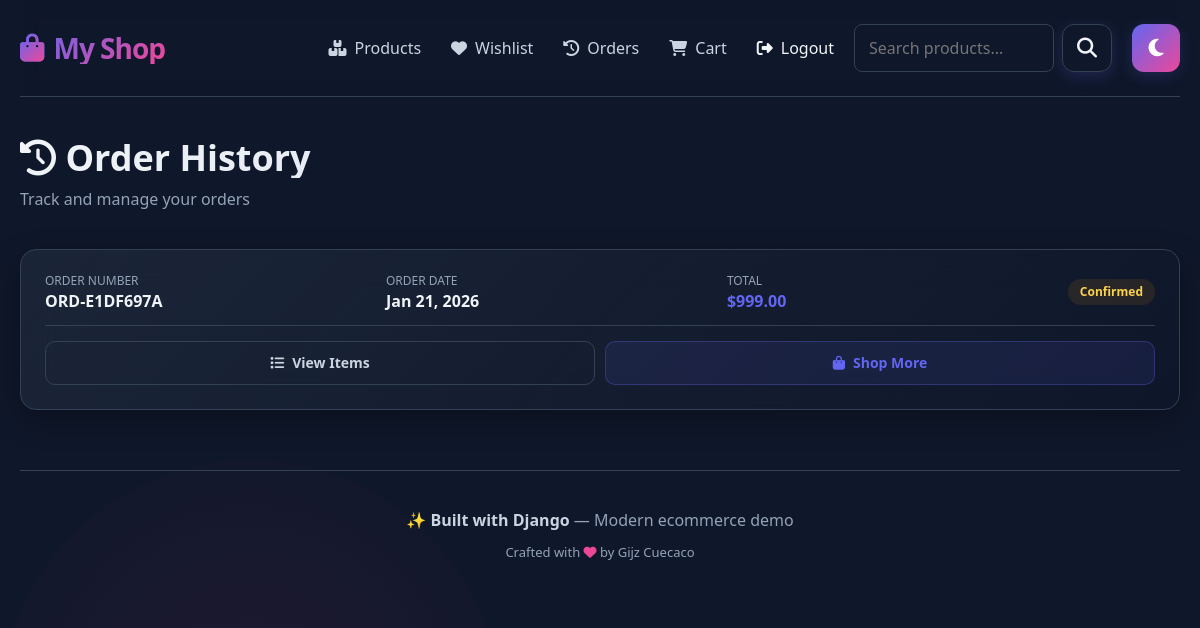
Page /orders/ (signed in) on the committed database.
### homepage/models.py (models this page shows, shortened)
class Order(models.Model):
	STATUS_CHOICES = (
		('pending', 'Pending'),
		('confirmed', 'Confirmed'),
		('processing', 'Processing'),
		('shipped', 'Shipped'),
		('delivered', 'Delivered'),
		('cancelled', 'Cancelled'),
		('returned', 'Returned'),
	)
	order_number = models.CharField(max_length=20, unique=True, editable=False, default='')
	user = models.ForeignKey(settings.AUTH_USER_MODEL, null=True, blank=True, on_delete=models.SET_NULL, related_name='orders')
	customer_name = models.CharField(max_length=200)
	email = models.EmailField(blank=True)
	phone = models.CharField(max_length=20, blank=True, default='')
	address = models.TextField()
	city = models.CharField(max_length=100, blank=True)
	postal_code = models.CharField(max_length=20, blank=True)
	status = models.CharField(max_length=20, choices=STATUS_CHOICES, default='pending')
	payment_method = models.CharField(max_length=50, default='cod', choices=[('cod', 'Cash on Delivery'), ('card', 'Credit Card')])
	notes = models.TextField(blank=True)
	created = models.DateTimeField(auto_now_add=True)
	updated = models.DateTimeField(auto_now=True)
	shipped_date = models.DateTimeField(null=True, blank=True)
	class Meta:
		ordering = ['-created']
	@property
	def total(self):
		return sum(item.line_total for item in self.items.select_related('product').all())

class OrderItem(models.Model):
	order = models.ForeignKey(Order, related_name='items', on_delete=models.CASCADE)
	product = models.ForeignKey(Product, on_delete=models.PROTECT)
	quantity = models.PositiveIntegerField(default=1)
	price = models.DecimalField(max_digits=10, decimal_places=2)
	@property
	def line_total(self):
		return self.price * self.quantity

### homepage/views.py (the view)
# urls.py: path('orders/', views.order_history, name='order_history'),
def order_history(request):
	if not request.user.is_authenticated:
		messages.error(request, 'Please login to view orders.')
		return redirect('login')
	orders = Order.objects.filter(user=request.user).prefetch_related('items')
	return render(request, 'homepage/order_history.html', {'orders': orders})

### homepage/templates/homepage/order_history.html (shortened to what this page needs)
{% extends 'homepage/base.html' %}
{% block content %}
<div style="margin-bottom: 40px;">
  <h2><i class="fas fa-history"></i> Order History</h2>
  <p style="color: var(--text-muted); font-size: 16px; margin-top: -20px;">Track and manage your orders</p>
</div>
{% if orders %}
  <div style="display: flex; flex-direction: column; gap: 20px;">
    {% for order in orders %}
      <div class="card">
        <div style="display: grid; grid-template-columns: 1fr 1fr 1fr auto; gap: 20px; align-items: center;">
          <div>
            <div style="color: var(--text-muted); font-size: 12px; text-transform: uppercase; margin-bottom: 4px;">Order Number</div>
            <div style="font-weight: 700; font-size: 16px;">{{ order.order_number }}</div>
          </div>
          <div>
            <div style="color: var(--text-muted); font-size: 12px; text-transform: uppercase; margin-bottom: 4px;">Order Date</div>
            <div style="font-weight: 600;">{{ order.created|date:"M d, Y" }}</div>
          </div>
          <div>
            <div style="color: var(--text-muted); font-size: 12px; text-transform: uppercase; margin-bottom: 4px;">Total</div>
            <div style="font-weight: 700; color: var(--primary); font-size: 16px;">${{ order.total }}</div>
          </div>
          <div>
            <span style="display: inline-block; padding: 6px 12px; border-radius: 20px; font-size: 12px; font-weight: 700;
              background: {% if order.status == 'delivered' %}rgba(16, 185, 129, 0.1){% elif order.status == 'shipped' %}rgba(59, 130, 246, 0.1){% elif order.status == 'cancelled' %}rgba(239, 68, 68, 0.1){% else %}rgba(245, 158, 11, 0.1){% endif %};
              color: {% if order.status == 'delivered' %}#6ee7b7{% elif order.status == 'shipped' %}#60a5fa{% elif order.status == 'cancelled' %}#fca5a5{% else %}#fcd34d{% endif %};">
              {{ order.get_status_display }}
            </span>
          </div>
        </div>
        <div style="margin-top: 15px; padding-top: 15px; border-top: 1px solid var(--border-color); display: flex; gap: 10px;">
          <button onclick="document.getElementById('items-{{ order.id }}').style.display = document.getElementById('items-{{ order.id }}').style.display === 'none' ? 'block' : 'none'" class="btn ghost" style="flex: 1;">
            <i class="fas fa-list"></i> View Items
          </button>
          <a href="{% url 'product_list' %}" class="btn secondary" style="flex: 1; text-align: center;">
            <i class="fas fa-shopping-bag"></i> Shop More
          </a>
        </div>
      </div>
    {% endfor %}
  </div>
{% endif %}
{% endblock %}

### homepage/templates/homepage/base.html (style rules this page uses)
html[data-theme="dark"] { --primary: #6366f1; --primary-dark: #4f46e5; --accent: #ec4899; --success: #10b981; --warning: #f59e0b; --danger: #ef4444; --dark-bg: #0f172a; --card-bg: #1e293b; --border-color: #334155; --text-primary: #f1f5f9; --text-secondary: #cbd5e1; --text-muted: #94a3b8; }
* { margin: 0; padding: 0; box-sizing: border-box; }
body { font-family: 'Segoe UI', 'Roboto', system-ui, sans-serif; color: var(--text-primary); background: var(--dark-bg); background-attachment: fixed; min-height: 100vh; overflow-x: hidden; transition: background-color 0.3s ease, color 0.3s ease; }
body::before { content: ''; position: fixed; top: -50%; right: -10%; width: 400px; height: 400px; background: radial-gradient(circle, rgba(99, 102, 241, 0.1), transparent); border-radius: 50%; pointer-events: none; z-index: 0; opacity: 0.7; transition: opacity 0.3s ease; }
body::after { content: ''; position: fixed; bottom: -20%; left: 0; width: 500px; height: 500px; background: radial-gradient(circle, rgba(236, 72, 153, 0.1), transparent); border-radius: 50%; pointer-events: none; z-index: 0; opacity: 0.7; transition: opacity 0.3s ease; }
.card { background: var(--card-bg); backdrop-filter: blur(20px); border: 1px solid var(--border-color); border-radius: 16px; padding: 24px; transition: all 0.3s cubic-bezier(0.4, 0, 0.2, 1); position: relative; overflow: hidden; box-shadow: 0 10px 30px rgba(0, 0, 0, 0.1); }
html[data-theme="dark"] .card { background: linear-gradient(135deg, rgba(30, 41, 59, 0.8), rgba(15, 23, 42, 0.6)); box-shadow: 0 10px 30px rgba(0, 0, 0, 0.3); }
.card::before { content: ''; position: absolute; top: 0; left: -100%; width: 100%; height: 100%; background: linear-gradient(90deg, transparent, rgba(255, 255, 255, 0.1), transparent); transition: left 0.5s ease; }
.btn { padding: 12px 18px; border: none; border-radius: 10px; cursor: pointer; font-weight: 600; font-size: 14px; transition: all 0.3s ease; text-decoration: none; display: inline-flex; align-items: center; justify-content: center; gap: 8px; flex: 1; min-height: 44px; }
.btn.secondary { background: rgba(99, 102, 241, 0.1); color: var(--primary); border: 1px solid rgba(99, 102, 241, 0.3); }
.btn.ghost { background: transparent; color: var(--text-secondary); border: 1.5px solid var(--border-color); }
h1, h2 { font-size: 36px; font-weight: 800; margin-bottom: 32px; background: linear-gradient(135deg, var(--text-primary), var(--text-secondary)); -webkit-background-clip: text; -webkit-text-fill-color: transparent; background-clip: text; }

### rows in the picture
Order: order_number "ORD-E1DF697A", created "Jan 21, 2026", total "999.00", status "Confirmed"
